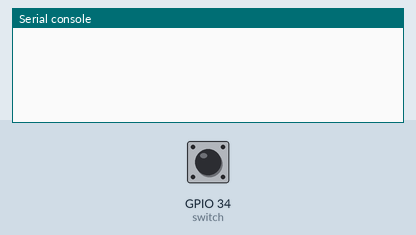
This program was run on a simulated ESP32 board running MicroPython. On the bench: the last lines printed to the serial console. The test bench sets the inputs (shaded band); at power-on: GPIO 34 (switch) HIGH.

Above: at 1.2 s.
1.3 s: GPIO 34 (switch) pulled LOW for 0.15 s
At 1.43 s:
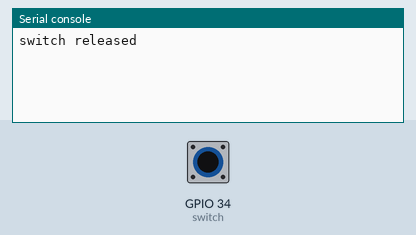
At 2.0 s:
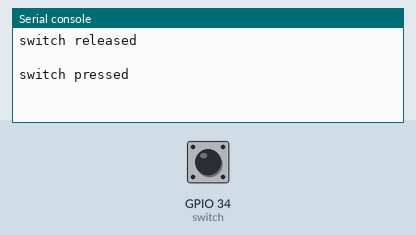

The program:

main.py
```python
"""
:file: main.py
:author: support@redisage.com
:brief: Switch example for ESP32 Open IoT and IIoT Gateway
:copyright: 2024 Redisage Electronics - all rights reserved
"""

import machine
import time

SWITCH_GPIO = 34

# init switch gpio
switch = machine.Pin(SWITCH_GPIO, machine.Pin.IN, machine.Pin.PULL_UP)

# interrupt handler
def irq_handler():
    if switch.value() == 1:
        print('switch pressed')
    else:
        print('switch released\n')

# register interrupt
switch.irq(lambda t: irq_handler())

# idle loop
while True:
    pass
```

Measured:
- after the input at 1.3 s, the serial console: prints a new line at once (image 1)
